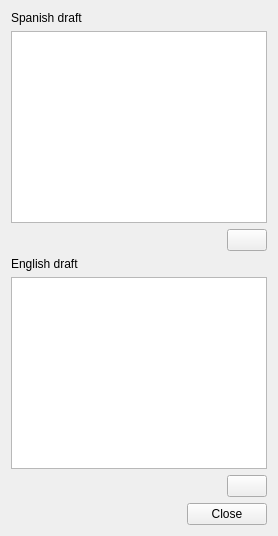
<?xml version="1.0" encoding="UTF-8"?>
<!--
  "Sky post" draft dialog (ADR-036, S3): the bilingual draft in two
  copyable boxes. Loaded by gui/skypost_dialog.py through
  gui/ui_loader.py; the drafts' contents and the copy buttons' labels
  (formatted with the language tag) are data, set in code (ADR-005).
-->
<ui version="4.0">
 <class>SkyPostDialog</class>
 <widget class="QWidget" name="SkyPostDialog">
  <layout class="QVBoxLayout" name="vbox_skypost">
   <item><widget class="QLabel" name="lbl_es"><property name="text"><string>Spanish draft</string></property></widget></item>
   <item><widget class="QPlainTextEdit" name="txt_es"><property name="readOnly"><bool>true</bool></property></widget></item>
   <item>
    <layout class="QHBoxLayout" name="row_copy_es">
     <item><spacer name="hsp_copy_es"><property name="orientation"><enum>Qt::Horizontal</enum></property><property name="sizeHint" stdset="0"><size><width>40</width><height>20</height></size></property></spacer></item>
     <item><widget class="QPushButton" name="btn_copy_es"><property name="text"><string/></property></widget></item>
    </layout>
   </item>
   <item><widget class="QLabel" name="lbl_en"><property name="text"><string>English draft</string></property></widget></item>
   <item><widget class="QPlainTextEdit" name="txt_en"><property name="readOnly"><bool>true</bool></property></widget></item>
   <item>
    <layout class="QHBoxLayout" name="row_copy_en">
     <item><spacer name="hsp_copy_en"><property name="orientation"><enum>Qt::Horizontal</enum></property><property name="sizeHint" stdset="0"><size><width>40</width><height>20</height></size></property></spacer></item>
     <item><widget class="QPushButton" name="btn_copy_en"><property name="text"><string/></property></widget></item>
    </layout>
   </item>
   <item><widget class="QDialogButtonBox" name="buttonBox"><property name="standardButtons"><set>QDialogButtonBox::Close</set></property></widget></item>
  </layout>
 </widget>
 <resources/>
 <connections/>
</ui>
